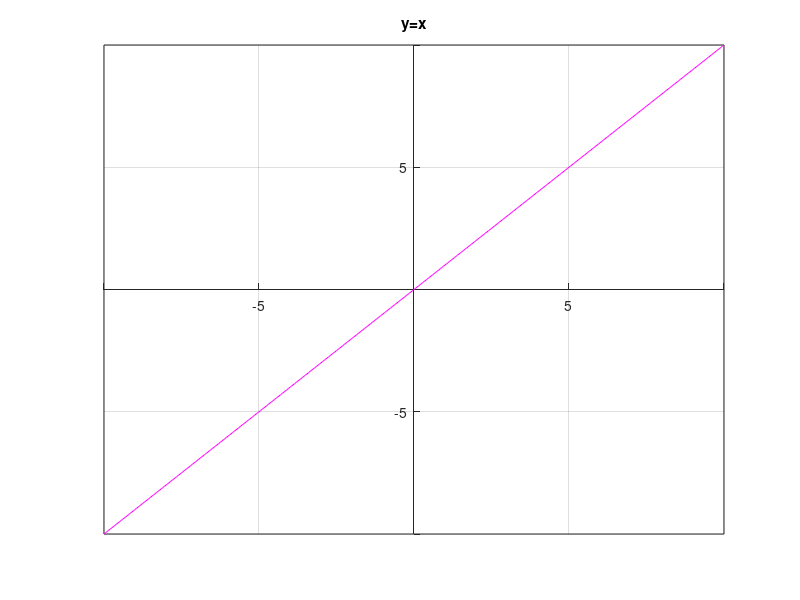
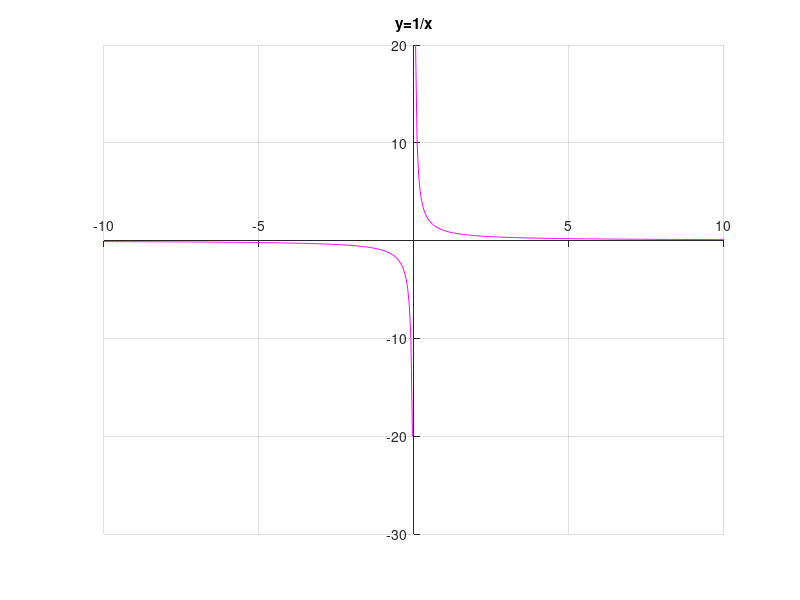
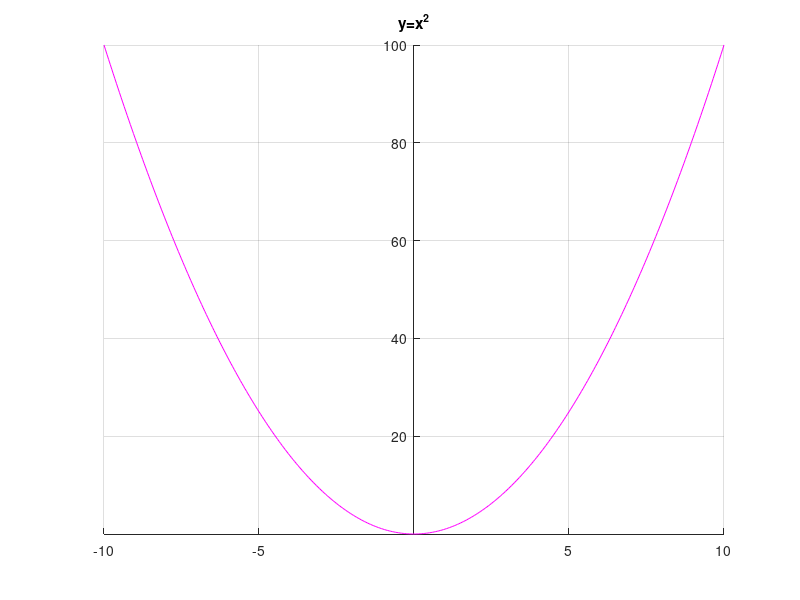
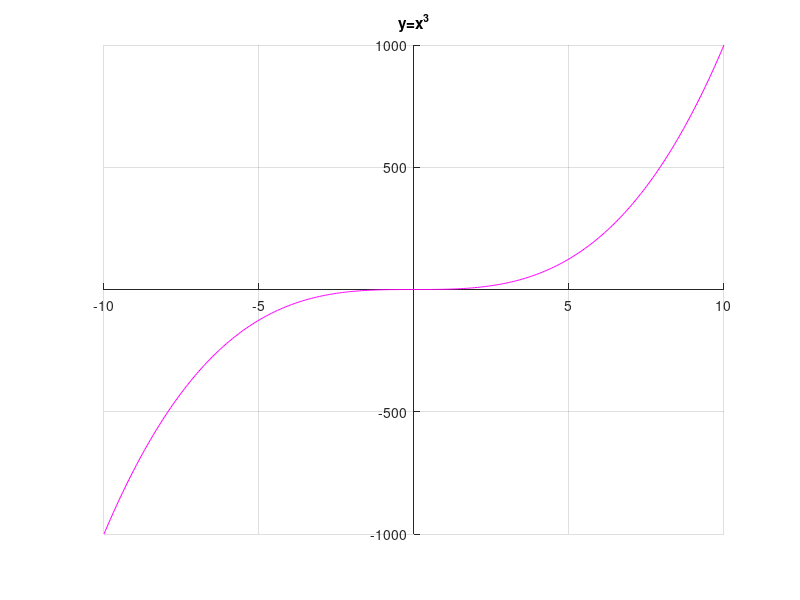

These charts were generated, in order, by the following MATLAB code:
clc;
clear;
x = -10:0.05:10;
x1 = 0:0.05:100;
x2 = -1:0.05:1;
figure(1);
y1 = x;
plot(x, y1, 'm-');
set(gca,'XAxisLocation','origin','YAxisLocation','origin');
grid on; %显示网格线 grid off即不显示网格线
title('y=x'); %在图形上面显示名字
figure(2);
y2 = 1./x;
plot(x, y2, 'm-');
set(gca,'XAxisLocation','origin','YAxisLocation','origin');
grid on; %显示网格线 grid off即不显示网格线
title('y=1/x'); %在图形上面显示名字
box off;
figure(3);
y3 = x.^2;
plot(x, y3, 'm-');
set(gca,'XAxisLocation','origin','YAxisLocation','origin');
grid on; %显示网格线 grid off即不显示网格线
title('y=x^2'); %在图形上面显示名字
box off;
figure(4);
y4 = x.^3;
plot(x, y4, 'm-');
set(gca,'XAxisLocation','origin','YAxisLocation','origin');
grid on; %显示网格线 grid off即不显示网格线
title('y=x^3'); %在图形上面显示名字
box off;
figure(5);
y5 = x.^4;
plot(x, y5, 'm-');
set(gca,'XAxisLocation','origin','YAxisLocation','origin');
grid on; %显示网格线 grid off即不显示网格线
title('y=x^4'); %在图形上面显示名字
box off;
figure(6);
y6 = x.^5;
plot(x, y6, 'm-');
set(gca,'XAxisLocation','origin','YAxisLocation','origin');
grid on; %显示网格线 grid off即不显示网格线
title('y=x^5'); %在图形上面显示名字
box off;
figure(7);
y7 = 1./(x.^2);
plot(x, y7, 'm-');
set(gca,'XAxisLocation','origin','YAxisLocation','origin');
grid on; %显示网格线 grid off即不显示网格线
title('y=1/x^2'); %在图形上面显示名字
box off;
figure(8);
y8 = sin(x);
plot(x, y8, 'm-');
set(gca,'XAxisLocation','origin','YAxisLocation','origin');
grid on; %显示网格线 grid off即不显示网格线
title('y=sin(x)'); %在图形上面显示名字
box off;
figure(9);
y9 = sin(x);
plot(x, y9, 'm-');
set(gca,'XAxisLocation','origin','YAxisLocation','origin');
grid on; %显示网格线 grid off即不显示网格线
title('y=cos(x)'); %在图形上面显示名字
box off;
figure(10);
y10 = tan(x);
plot(x, y10, 'm-');
set(gca,'XAxisLocation','origin','YAxisLocation','origin');
grid on; %显示网格线 grid off即不显示网格线
title('y=tan(x)'); %在图形上面显示名字
box off;
figure(11);
y11 = exp(x);
plot(x, y11, 'm-');
set(gca,'XAxisLocation','origin','YAxisLocation','origin');
grid on; %显示网格线 grid off即不显示网格线
title('y=e^x'); %在图形上面显示名字
box off;
figure(12);
y12 = exp(-x);
plot(x, y12, 'm-');
set(gca,'XAxisLocation','origin','YAxisLocation','origin');
grid on; %显示网格线 grid off即不显示网格线
title('y=(1/e)^x'); %在图形上面显示名字
box off;
figure(13);
y13 = log(x1);
plot(x1, y13, 'm-');
set(gca,'XAxisLocation','origin','YAxisLocation','origin');
grid on; %显示网格线 grid off即不显示网格线
title('y=ln(x)'); %在图形上面显示名字
box off;
figure(14);
y14 = -log(x1);
plot(x1, y14, 'm-');
set(gca,'XAxisLocation','origin','YAxisLocation','origin');
grid on; %显示网格线 grid off即不显示网格线
title('y=-ln(x)'); %在图形上面显示名字
box off;
figure(15);
y15 = asin(x2);
plot(x2, y15, 'm-');
set(gca,'XAxisLocation','origin','YAxisLocation','origin');
grid on; %显示网格线 grid off即不显示网格线
title('y=arcsin(x)'); %在图形上面显示名字
box off;
figure(16);
y16 = acos(x2);
plot(x2, y16, 'm-');
set(gca,'XAxisLocation','origin','YAxisLocation','origin');
grid on; %显示网格线 grid off即不显示网格线
title('y=arccos(x)'); %在图形上面显示名字
box off;
figure(17);
y17 = atan(x);
plot(x, y17, 'm-');
set(gca,'XAxisLocation','origin','YAxisLocation','origin');
grid on; %显示网格线 grid off即不显示网格线
title('y=arctan(x)'); %在图形上面显示名字
box off;
figure(18);
y18 = factorial(floor(x1));
plot(x1, y18, 'm-');
set(gca,'XAxisLocation','origin','YAxisLocation','origin');
grid on; %显示网格线 grid off即不显示网格线
title('y=[x]!'); %在图形上面显示名字
box off;
figure(19);
y19 = x1.^x1;
plot(x1, y19, 'm-');
set(gca,'XAxisLocation','origin','YAxisLocation','origin');
grid on; %显示网格线 grid off即不显示网格线
title('y=x^x'); %在图形上面显示名字
box off;
figure(20);
y20 = sin(x.^2);
plot(x, y20, 'm-');
set(gca,'XAxisLocation','origin','YAxisLocation','origin');
grid on; %显示网格线 grid off即不显示网格线
title('y=sin(x^2)'); %在图形上面显示名字
box off;